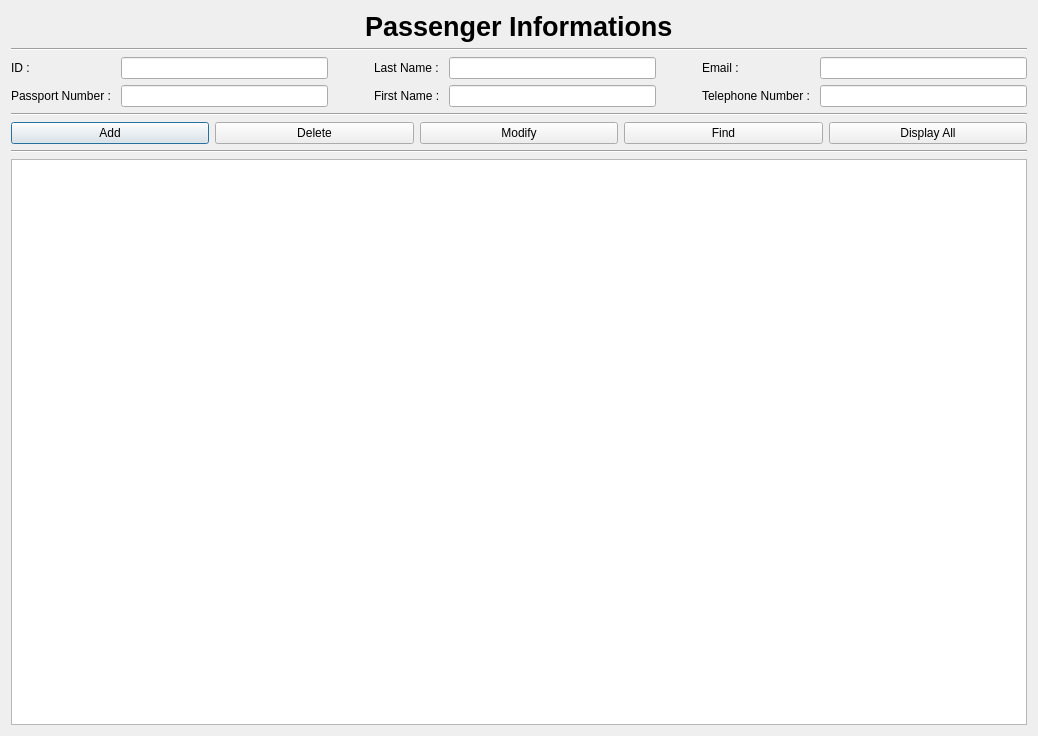
<?xml version="1.0" encoding="UTF-8"?>
<ui version="4.0">
 <class>Customers</class>
 <widget class="QDialog" name="Customers">
  <property name="geometry">
   <rect>
    <x>0</x>
    <y>0</y>
    <width>1038</width>
    <height>736</height>
   </rect>
  </property>
  <property name="sizePolicy">
   <sizepolicy hsizetype="Fixed" vsizetype="Preferred">
    <horstretch>0</horstretch>
    <verstretch>0</verstretch>
   </sizepolicy>
  </property>
  <property name="windowTitle">
   <string>Dialog</string>
  </property>
  <layout class="QVBoxLayout" name="verticalLayout">
   <item>
    <layout class="QHBoxLayout" name="horizontalLayout_2">
     <item>
      <spacer name="horizontalSpacer_5">
       <property name="orientation">
        <enum>Qt::Horizontal</enum>
       </property>
       <property name="sizeType">
        <enum>QSizePolicy::Minimum</enum>
       </property>
       <property name="sizeHint" stdset="0">
        <size>
         <width>40</width>
         <height>20</height>
        </size>
       </property>
      </spacer>
     </item>
     <item alignment="Qt::AlignHCenter">
      <widget class="QLabel" name="LB_Title">
       <property name="font">
        <font>
         <pointsize>20</pointsize>
         <bold>true</bold>
        </font>
       </property>
       <property name="text">
        <string>Passenger Informations</string>
       </property>
      </widget>
     </item>
     <item>
      <spacer name="horizontalSpacer_6">
       <property name="orientation">
        <enum>Qt::Horizontal</enum>
       </property>
       <property name="sizeType">
        <enum>QSizePolicy::Minimum</enum>
       </property>
       <property name="sizeHint" stdset="0">
        <size>
         <width>40</width>
         <height>20</height>
        </size>
       </property>
      </spacer>
     </item>
    </layout>
   </item>
   <item>
    <widget class="Line" name="line">
     <property name="orientation">
      <enum>Qt::Horizontal</enum>
     </property>
    </widget>
   </item>
   <item>
    <layout class="QGridLayout" name="gridLayout">
     <item row="1" column="0">
      <widget class="QLabel" name="LB_Passport">
       <property name="text">
        <string>Passport Number : </string>
       </property>
      </widget>
     </item>
     <item row="1" column="2">
      <spacer name="horizontalSpacer_2">
       <property name="orientation">
        <enum>Qt::Horizontal</enum>
       </property>
       <property name="sizeType">
        <enum>QSizePolicy::Fixed</enum>
       </property>
       <property name="sizeHint" stdset="0">
        <size>
         <width>40</width>
         <height>20</height>
        </size>
       </property>
      </spacer>
     </item>
     <item row="0" column="4">
      <widget class="QLineEdit" name="LE_LastName"/>
     </item>
     <item row="0" column="0">
      <widget class="QLabel" name="LB_ID">
       <property name="text">
        <string>ID : </string>
       </property>
      </widget>
     </item>
     <item row="1" column="6">
      <widget class="QLabel" name="LB_Telephone">
       <property name="text">
        <string>Telephone Number : </string>
       </property>
      </widget>
     </item>
     <item row="0" column="7">
      <widget class="QLineEdit" name="LE_Email"/>
     </item>
     <item row="0" column="2">
      <spacer name="horizontalSpacer">
       <property name="orientation">
        <enum>Qt::Horizontal</enum>
       </property>
       <property name="sizeType">
        <enum>QSizePolicy::Fixed</enum>
       </property>
       <property name="sizeHint" stdset="0">
        <size>
         <width>40</width>
         <height>20</height>
        </size>
       </property>
      </spacer>
     </item>
     <item row="1" column="7">
      <widget class="QLineEdit" name="LE_Telephone"/>
     </item>
     <item row="1" column="4">
      <widget class="QLineEdit" name="LE_FirstName"/>
     </item>
     <item row="1" column="1">
      <widget class="QLineEdit" name="LE_Passport"/>
     </item>
     <item row="0" column="1">
      <widget class="QLineEdit" name="LE_ID"/>
     </item>
     <item row="1" column="5">
      <spacer name="horizontalSpacer_4">
       <property name="orientation">
        <enum>Qt::Horizontal</enum>
       </property>
       <property name="sizeType">
        <enum>QSizePolicy::Fixed</enum>
       </property>
       <property name="sizeHint" stdset="0">
        <size>
         <width>40</width>
         <height>20</height>
        </size>
       </property>
      </spacer>
     </item>
     <item row="1" column="3">
      <widget class="QLabel" name="LB_FirstName">
       <property name="text">
        <string>First Name : </string>
       </property>
      </widget>
     </item>
     <item row="0" column="6">
      <widget class="QLabel" name="LB_Email">
       <property name="text">
        <string>Email : </string>
       </property>
      </widget>
     </item>
     <item row="0" column="3">
      <widget class="QLabel" name="LB_LastName">
       <property name="text">
        <string>Last Name : </string>
       </property>
      </widget>
     </item>
     <item row="0" column="5">
      <spacer name="horizontalSpacer_3">
       <property name="orientation">
        <enum>Qt::Horizontal</enum>
       </property>
       <property name="sizeType">
        <enum>QSizePolicy::Fixed</enum>
       </property>
       <property name="sizeHint" stdset="0">
        <size>
         <width>40</width>
         <height>20</height>
        </size>
       </property>
      </spacer>
     </item>
    </layout>
   </item>
   <item>
    <widget class="Line" name="line_2">
     <property name="orientation">
      <enum>Qt::Horizontal</enum>
     </property>
    </widget>
   </item>
   <item>
    <layout class="QHBoxLayout" name="horizontalLayout">
     <item>
      <widget class="QPushButton" name="PB_Add">
       <property name="text">
        <string>Add</string>
       </property>
      </widget>
     </item>
     <item>
      <widget class="QPushButton" name="PB_Delete">
       <property name="text">
        <string>Delete</string>
       </property>
      </widget>
     </item>
     <item>
      <widget class="QPushButton" name="PB_Modify">
       <property name="text">
        <string>Modify</string>
       </property>
      </widget>
     </item>
     <item>
      <widget class="QPushButton" name="PB_Find">
       <property name="text">
        <string>Find</string>
       </property>
      </widget>
     </item>
     <item>
      <widget class="QPushButton" name="PB_DisplayAll">
       <property name="text">
        <string>Display All</string>
       </property>
      </widget>
     </item>
    </layout>
   </item>
   <item>
    <widget class="Line" name="line_3">
     <property name="orientation">
      <enum>Qt::Horizontal</enum>
     </property>
    </widget>
   </item>
   <item>
    <widget class="QTableWidget" name="TW_Display">
     <property name="sizePolicy">
      <sizepolicy hsizetype="Expanding" vsizetype="Expanding">
       <horstretch>0</horstretch>
       <verstretch>0</verstretch>
      </sizepolicy>
     </property>
     <property name="minimumSize">
      <size>
       <width>0</width>
       <height>0</height>
      </size>
     </property>
     <property name="maximumSize">
      <size>
       <width>16777213</width>
       <height>16777213</height>
      </size>
     </property>
     <property name="sizeIncrement">
      <size>
       <width>0</width>
       <height>0</height>
      </size>
     </property>
     <property name="columnCount">
      <number>0</number>
     </property>
     <attribute name="horizontalHeaderShowSortIndicator" stdset="0">
      <bool>true</bool>
     </attribute>
     <attribute name="verticalHeaderShowSortIndicator" stdset="0">
      <bool>true</bool>
     </attribute>
    </widget>
   </item>
  </layout>
 </widget>
 <resources/>
 <connections/>
</ui>
